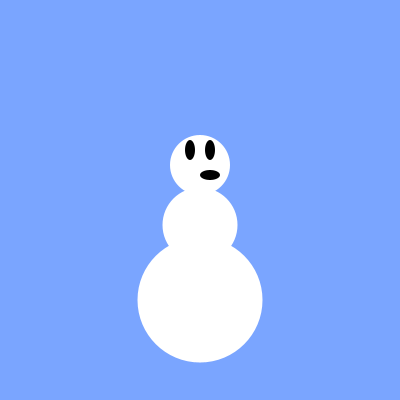
Frame 1 (no input)
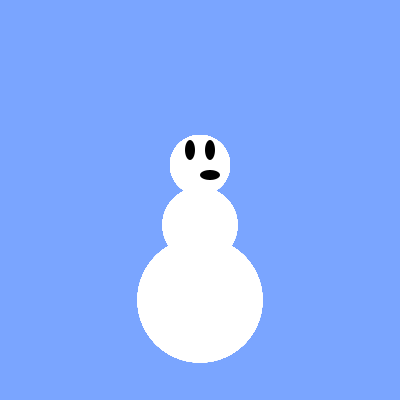
Frame 60 (the mouse pressed at the canvas centre just before this capture)
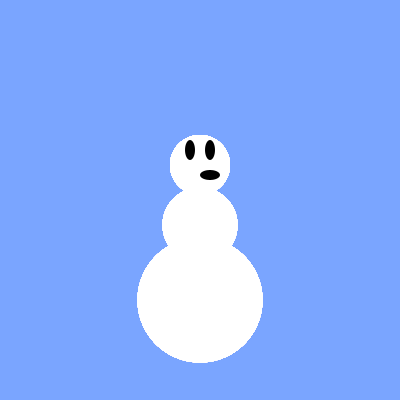
Frame 120 (the mouse held since frame 60 and released just before this capture)

The Processing sketch that drew these frames (run headless with seeded random() and noise(); from frame 60 on, the mouse is pressed at the canvas centre):

// Processing sketch: Snowman
// ── Snowman.pde
void setup() {
  size(400, 400);
  background(122, 165, 255);
}

void draw () {
  noStroke();
  smooth(8);
  fill(255, 255, 255);
  ellipse(200, 165, 60, 60);
  ellipse(200, 225, 75, 75);
  ellipse(200, 300, 125, 125);
  fill(0, 0, 0);
  ellipse(190, 150, 10, 20);
  ellipse(210, 150, 10, 20); 
  ellipse(210, 175, 20, 10);
}
